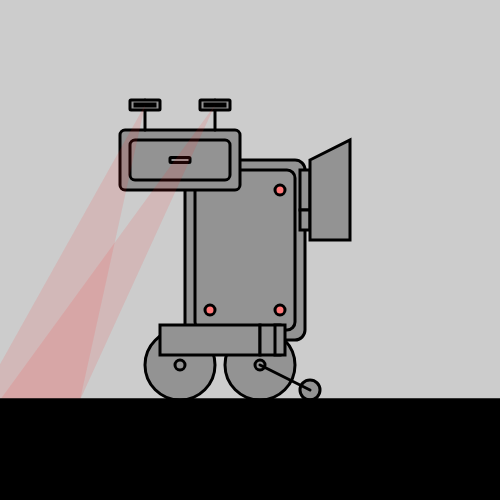
Frame 1 (no input)
Frame 60 (no input): identical to frame 1, image omitted
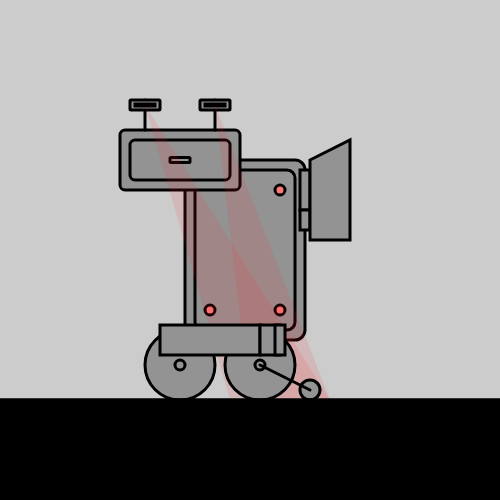
Frame 120 (the mouse pressed at the canvas centre since frame 60)

The p5.js sketch that drew these frames (run headless with seeded random() and noise() and a simulated clock; from frame 60 on, the mouse is pressed at the canvas centre):

// p5.js sketch
// ── sketch.js
function setup(){
  createCanvas(500,500);

}

function draw(){
  background(204);
  rectMode(CENTER);
  stroke(0);
  strokeWeight(3);
  //Body
  fill(147);
  rect(245,250,120,180,10);
  rect(245,250,100,160,8);
  ellipseMode(CENTER);
  fill(255,120,120);
  ellipse(210, 310, 10);
  ellipse(280, 310, 10);
  ellipse(280, 190, 10);

  //HEAD
  fill(147);
  rect(180,160,120,60,5);
  rect(180,160,100,40,5);
  rect(180,160,20,5,1);

  //EYES

	line(145,100, 145, 130);
  line(215,100, 215, 130);
  rect(145,105,30,10,1);
  rect(215,105,30,10,1);
  rect(145,105,20,2);
  rect(215,105,20,2);
  fill(255,34,34,30);

  //Leiser
  noStroke()
  triangle(215, 105, mouseX, 400, mouseX+80, 400);
  triangle(145, 105, mouseX-20, 400, mouseX+80, 400);


  //Wheel
  stroke(0);
  strokeWeight(3);
  fill(147);
	ellipse(260, 365, 70);
  ellipse(260, 365, 10);
  ellipse(180, 365, 70);
  ellipse(180, 365, 10);
  ellipse(310, 390, 20);
  line(260, 365,310, 390);

  //LEG
  rect(210,340,100,30);
  rect(270,340,20,30);
  rect(280,340,10,30);

  //BAG
  rectMode(CORNER);
  rect(300,170,10,40);
  rect(300,210,10,20);
  quad(310, 160, 350, 140, 350, 240,310, 240);

  //GROUND
  line(0,400,width,400);
  fill(0);
  rect(0,400,width,height);
}
